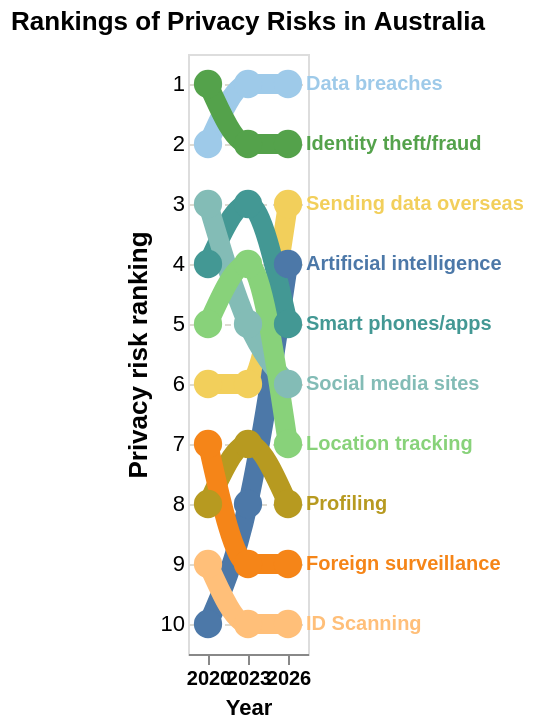

Specify this chart in Vega-Lite:
### Vega-Lite specification from a JSON file in a GitHub repository (floating-point values rounded to 4 significant figures)
{"$schema": "https://vega.github.io/schema/vega-lite/v5.json", "title": "Rankings of Privacy Risks in Australia", "width": "container", "height": 300, "data": {"values": [{"PrivacyRisk": "Data breaches", "Rank 2020": 2, "Rank 2023": 1, "Rank 2026": 1}, {"PrivacyRisk": "Identity theft/fraud", "Rank 2020": 1, "Rank 2023": 2, "Rank 2026": 2}, {"PrivacyRisk": "Sending data overseas", "Rank 2020": 6, "Rank 2023": 6, "Rank 2026": 3}, {"PrivacyRisk": "Artificial intelligence", "Rank 2020": 10, "Rank 2023": 8, "Rank 2026": 4}, {"PrivacyRisk": "Smart phones/apps", "Rank 2020": 4, "Rank 2023": 3, "Rank 2026": 5}, {"PrivacyRisk": "Social media sites", "Rank 2020": 3, "Rank 2023": 5, "Rank 2026": 6}, {"PrivacyRisk": "Location tracking", "Rank 2020": 5, "Rank 2023": 4, "Rank 2026": 7}, {"PrivacyRisk": "Profiling", "Rank 2020": 8, "Rank 2023": 7, "Rank 2026": 8}, {"PrivacyRisk": "Foreign surveillance", "Rank 2020": 7, "Rank 2023": 9, "Rank 2026": 9}, {"PrivacyRisk": "ID Scanning", "Rank 2020": 9, "Rank 2023": 10, "Rank 2026": 10}]}, "transform": [{"fold": ["Rank 2020", "Rank 2023", "Rank 2026"], "as": ["Year", "Rank"]}, {"calculate": "toNumber(replace(datum.Year, 'Rank ', ''))", "as": "Year"}], "encoding": {"x": {"field": "Year", "type": "ordinal", "sort": [2020, 2023, 2026], "axis": {"labelFontWeight": "bold", "labelAngle": 0}}, "y": {"field": "Rank", "type": "quantitative", "scale": {"domain": [10.5, 0.5]}, "axis": {"title": "Privacy risk ranking", "titleFontSize": 13, "labelFontSize": 11, "values": [1, 2, 3, 4, 5, 6, 7, 8, 9, 10], "grid": true, "gridColor": "#dedbd2", "gridDash": [3, 3], "domain": false, "ticks": false}}, "color": {"field": "PrivacyRisk", "type": "nominal", "scale": {"scheme": "tableau20"}}, "detail": {"field": "PrivacyRisk"}, "tooltip": [{"field": "PrivacyRisk", "type": "nominal", "title": "Privacy risk"}, {"field": "Year", "type": "ordinal", "title": "Year"}, {"field": "Rank", "type": "quantitative", "title": "Rank", "format": ".0f"}]}, "layer": [{"mark": {"type": "line", "interpolate": "monotone", "strokeWidth": 10, "point": {"filled": true, "size": 200, "strokeWidth": 1}}}, {"transform": [{"filter": "datum.Year === 2026"}], "mark": {"type": "text", "align": "left", "dx": 9, "fontSize": 10, "fontWeight": "bold"}, "encoding": {"text": {"field": "PrivacyRisk"}, "color": {"field": "PrivacyRisk", "type": "nominal", "scale": {"scheme": "tableau20"}, "legend": null}}}]}
